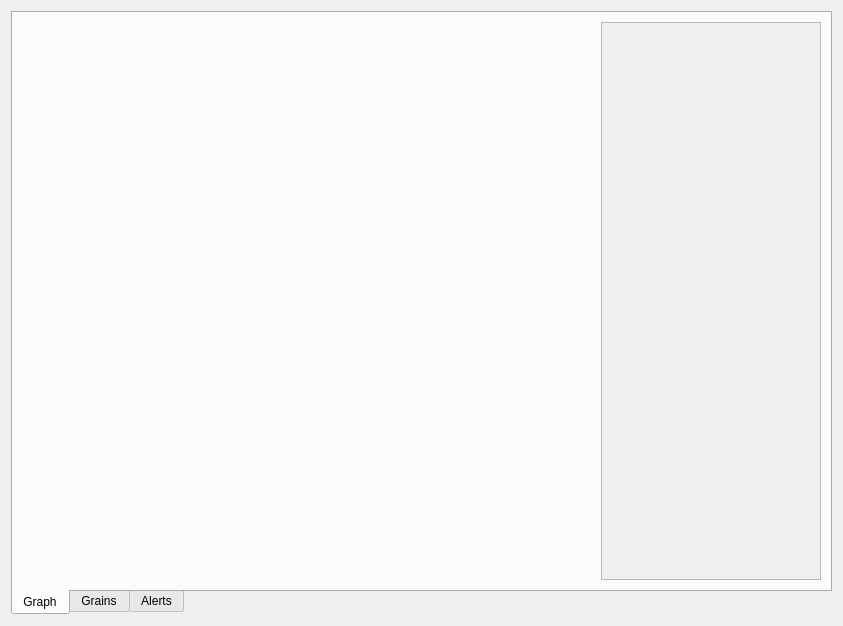
<?xml version="1.0" encoding="UTF-8"?>
<ui version="4.0">
 <class>ResultsWidget</class>
 <widget class="QWidget" name="ResultsWidget">
  <property name="geometry">
   <rect>
    <x>0</x>
    <y>0</y>
    <width>843</width>
    <height>626</height>
   </rect>
  </property>
  <property name="windowTitle">
   <string>Results</string>
  </property>
  <layout class="QHBoxLayout" name="horizontalLayout_2">
   <item>
    <widget class="QTabWidget" name="tabWidget">
     <property name="tabPosition">
      <enum>QTabWidget::South</enum>
     </property>
     <property name="currentIndex">
      <number>0</number>
     </property>
     <widget class="QWidget" name="tabGraph">
      <attribute name="title">
       <string>Graph</string>
      </attribute>
      <layout class="QHBoxLayout" name="horizontalLayout">
       <item>
        <widget class="GraphWidget" name="widgetGraph" native="true"/>
       </item>
       <item>
        <widget class="QScrollArea" name="scrollAreaGraphControls">
         <property name="sizePolicy">
          <sizepolicy hsizetype="Preferred" vsizetype="Preferred">
           <horstretch>0</horstretch>
           <verstretch>0</verstretch>
          </sizepolicy>
         </property>
         <property name="minimumSize">
          <size>
           <width>220</width>
           <height>0</height>
          </size>
         </property>
         <property name="maximumSize">
          <size>
           <width>220</width>
           <height>16777215</height>
          </size>
         </property>
         <property name="horizontalScrollBarPolicy">
          <enum>Qt::ScrollBarAlwaysOff</enum>
         </property>
         <property name="widgetResizable">
          <bool>true</bool>
         </property>
         <widget class="QWidget" name="scrollAreaWidgetContents">
          <property name="geometry">
           <rect>
            <x>0</x>
            <y>0</y>
            <width>218</width>
            <height>563</height>
           </rect>
          </property>
          <layout class="QVBoxLayout" name="verticalLayout_3">
           <item>
            <widget class="ChannelSelector" name="channelSelectorX" native="true"/>
           </item>
           <item>
            <widget class="ChannelSelector" name="channelSelectorY" native="true"/>
           </item>
           <item>
            <widget class="GrainSelector" name="grainSelector" native="true"/>
           </item>
           <item>
            <spacer name="verticalSpacer">
             <property name="orientation">
              <enum>Qt::Vertical</enum>
             </property>
             <property name="sizeHint" stdset="0">
              <size>
               <width>20</width>
               <height>40</height>
              </size>
             </property>
            </spacer>
           </item>
          </layout>
         </widget>
        </widget>
       </item>
      </layout>
     </widget>
     <widget class="QWidget" name="tabGrains">
      <attribute name="title">
       <string>Grains</string>
      </attribute>
      <layout class="QVBoxLayout" name="verticalLayout">
       <item>
        <widget class="QTableWidget" name="tableWidgetGrains">
         <property name="rowCount">
          <number>5</number>
         </property>
         <property name="columnCount">
          <number>0</number>
         </property>
         <row>
          <property name="text">
           <string>Port</string>
          </property>
         </row>
         <row>
          <property name="text">
           <string>Mass</string>
          </property>
         </row>
         <row>
          <property name="text">
           <string>Mass Flow (Port)</string>
          </property>
         </row>
         <row>
          <property name="text">
           <string>Mass Flux (Port)</string>
          </property>
         </row>
         <row>
          <property name="text">
           <string>Web</string>
          </property>
         </row>
        </widget>
       </item>
       <item>
        <layout class="QHBoxLayout" name="horizontalLayout_3">
         <property name="bottomMargin">
          <number>0</number>
         </property>
         <item>
          <widget class="QGroupBox" name="groupBox_2">
           <property name="title">
            <string>Consumed</string>
           </property>
           <layout class="QFormLayout" name="formLayout_2">
            <item row="0" column="0">
             <widget class="QLabel" name="labelTimeProgressText">
              <property name="text">
               <string>Burn Time:</string>
              </property>
             </widget>
            </item>
            <item row="0" column="1">
             <widget class="QLabel" name="labelTimeProgress">
              <property name="text">
               <string>-</string>
              </property>
             </widget>
            </item>
            <item row="1" column="0">
             <widget class="QLabel" name="labelImpulseProgressText">
              <property name="text">
               <string>Impulse:</string>
              </property>
             </widget>
            </item>
            <item row="1" column="1">
             <widget class="QLabel" name="labelImpulseProgress">
              <property name="text">
               <string>-</string>
              </property>
             </widget>
            </item>
            <item row="2" column="0">
             <widget class="QLabel" name="labelMassProgressText">
              <property name="text">
               <string>Propellant Mass:</string>
              </property>
             </widget>
            </item>
            <item row="2" column="1">
             <widget class="QLabel" name="labelMassProgress">
              <property name="text">
               <string>-</string>
              </property>
             </widget>
            </item>
            <item row="3" column="0">
             <widget class="QLabel" name="labelISPProgressText">
              <property name="text">
               <string>ISP:</string>
              </property>
             </widget>
            </item>
            <item row="3" column="1">
             <widget class="QLabel" name="labelISPProgress">
              <property name="text">
               <string>-</string>
              </property>
             </widget>
            </item>
           </layout>
          </widget>
         </item>
         <item>
          <widget class="QGroupBox" name="groupBox_3">
           <property name="title">
            <string>Remaining</string>
           </property>
           <layout class="QFormLayout" name="formLayout_3">
            <item row="0" column="0">
             <widget class="QLabel" name="labelTimeRemainingText">
              <property name="text">
               <string>Burn Time:</string>
              </property>
             </widget>
            </item>
            <item row="0" column="1">
             <widget class="QLabel" name="labelTimeRemaining">
              <property name="text">
               <string>-</string>
              </property>
             </widget>
            </item>
            <item row="1" column="0">
             <widget class="QLabel" name="labelImpulseRemainingText">
              <property name="text">
               <string>Impulse:</string>
              </property>
             </widget>
            </item>
            <item row="1" column="1">
             <widget class="QLabel" name="labelImpulseRemaining">
              <property name="text">
               <string>-</string>
              </property>
             </widget>
            </item>
            <item row="2" column="0">
             <widget class="QLabel" name="labelMassRemainingText">
              <property name="text">
               <string>Propellant Mass:</string>
              </property>
             </widget>
            </item>
            <item row="2" column="1">
             <widget class="QLabel" name="labelMassRemaining">
              <property name="text">
               <string>-</string>
              </property>
             </widget>
            </item>
            <item row="3" column="0">
             <widget class="QLabel" name="labelISPRemainingText">
              <property name="text">
               <string>ISP:</string>
              </property>
             </widget>
            </item>
            <item row="3" column="1">
             <widget class="QLabel" name="labelISPRemaining">
              <property name="text">
               <string>-</string>
              </property>
             </widget>
            </item>
           </layout>
          </widget>
         </item>
        </layout>
       </item>
       <item>
        <widget class="QSlider" name="horizontalSliderTime">
         <property name="orientation">
          <enum>Qt::Horizontal</enum>
         </property>
         <property name="invertedAppearance">
          <bool>false</bool>
         </property>
         <property name="invertedControls">
          <bool>false</bool>
         </property>
        </widget>
       </item>
      </layout>
     </widget>
     <widget class="QWidget" name="tabAlerts">
      <attribute name="title">
       <string>Alerts</string>
      </attribute>
      <layout class="QVBoxLayout" name="verticalLayout_2">
       <item>
        <widget class="QTableWidget" name="tableWidgetAlerts">
         <column>
          <property name="text">
           <string>Level</string>
          </property>
         </column>
         <column>
          <property name="text">
           <string>Type</string>
          </property>
         </column>
         <column>
          <property name="text">
           <string>Location</string>
          </property>
         </column>
         <column>
          <property name="text">
           <string>Details</string>
          </property>
         </column>
        </widget>
       </item>
      </layout>
     </widget>
    </widget>
   </item>
  </layout>
 </widget>
 <customwidgets>
  <customwidget>
   <class>GraphWidget</class>
   <extends>QWidget</extends>
   <header location="global">uilib.widgets.graphWidget</header>
   <container>1</container>
  </customwidget>
  <customwidget>
   <class>ChannelSelector</class>
   <extends>QWidget</extends>
   <header location="global">uilib.widgets.channelSelector</header>
   <container>1</container>
  </customwidget>
  <customwidget>
   <class>GrainSelector</class>
   <extends>QWidget</extends>
   <header location="global">uilib.widgets.grainSelector</header>
   <container>1</container>
  </customwidget>
 </customwidgets>
 <resources/>
 <connections/>
</ui>
